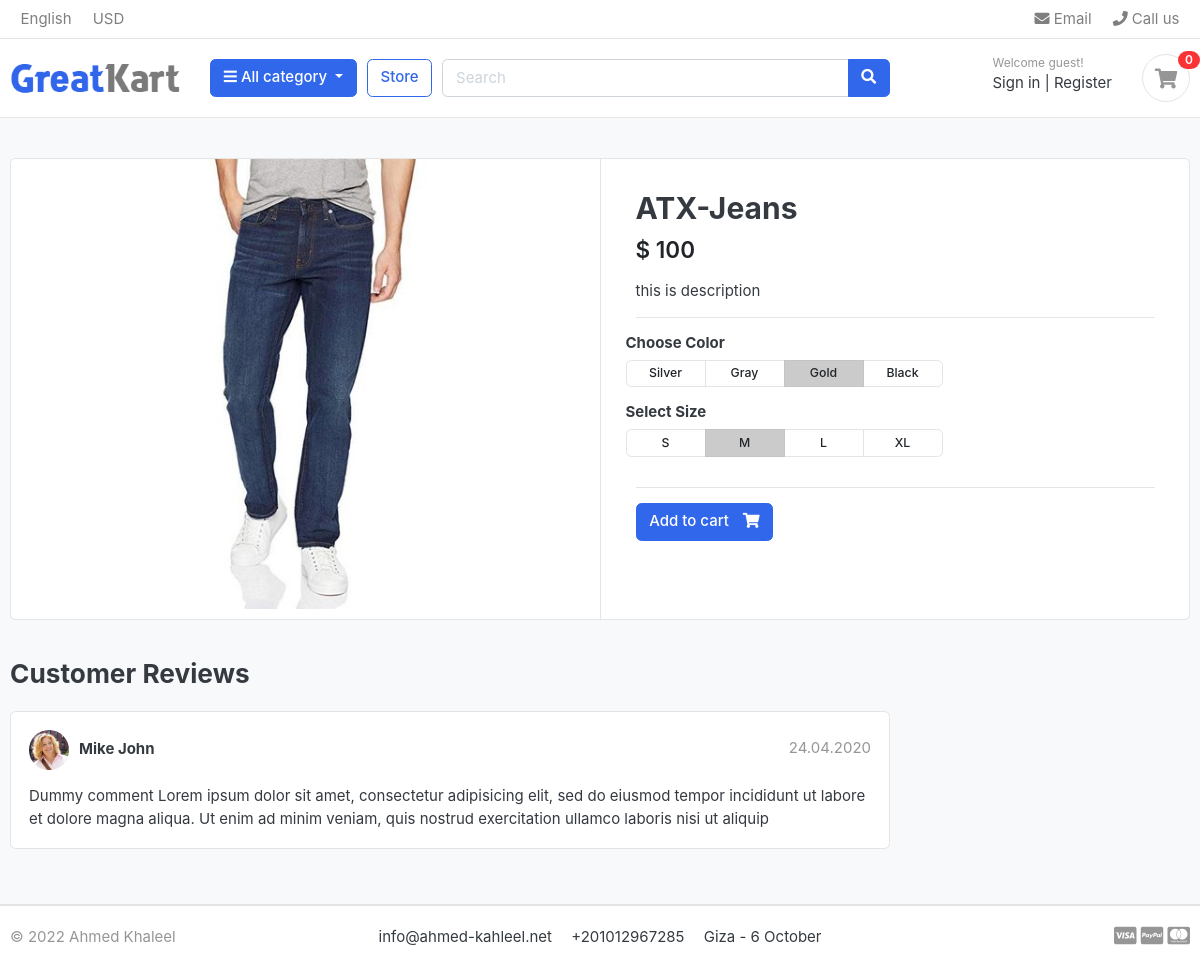
The app's page /store/jeans/atx-jeans/, older data.
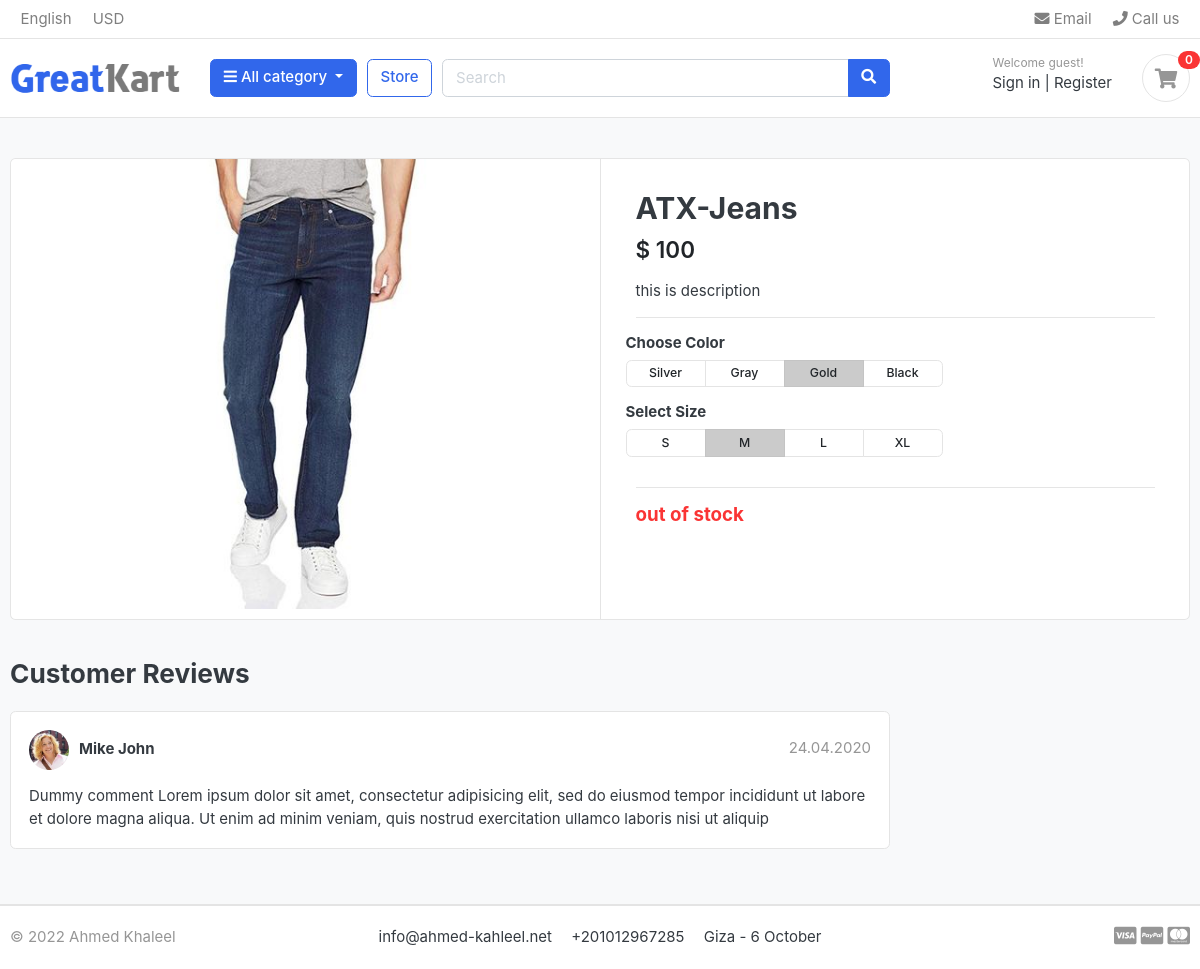
The same page, newer data.
### store/views.py (the view)
# urls.py: path('<slug:category_slug>/<slug:product_slug>/', views.product_detail, name='product_detail'),
def product_detail(request, category_slug, product_slug):
    try:
        single_product = Product.objects.get(category__slug=category_slug, slug=product_slug)
    except Exception as e:
        raise e
    context = {
        'single_product': single_product,
    }
    return render(request, 'store/product_detail.html', context)

### category/context_processors.py (called while the page is built)
def menu_links(request):
    links = Category.objects.all()
    return dict(links=links)

### category/models.py (called while the page is built)
    def get_url(self):
        return reverse('products_by_category', args=[self.slug])

### templates/store/product_detail.html
{% extends 'base.html' %}
{% load static %}
{% block content %}
<section class="section-content padding-y bg">
<div class="container">
<div class="card">
	<div class="row no-gutters">
		<aside class="col-md-6">
<article class="gallery-wrap">
	<div class="img-big-wrap">
	   <a href="#"><img src="{{single_product.images.url}}"></a>
	</div>
</article>
		</aside>
		<main class="col-md-6 border-left">
<article class="content-body">
<h2 class="title">{{single_product.product_name}}</h2>
<div class="mb-3">
	<var class="price h4">$ {{single_product.price}}</var>
</div>
<p> {{single_product.description}} </p>
<hr>
	<div class="row">
		<div class="item-option-select">
			<h6>Choose Color</h6>
			<div class="btn-group btn-group-sm btn-group-toggle" data-toggle="buttons">
			  <label class="btn btn-light">
			    <input type="radio" name="radio_color"> Silver
			  </label>
			  <label class="btn btn-light">
			    <input type="radio" name="radio_color" > Gray
			  </label>
			  <label class="btn btn-light active">
			    <input type="radio" name="radio_color checked"> Gold
			  </label>
			  <label class="btn btn-light">
			    <input type="radio" name="radio_color"> Black
			  </label>
			</div>
		</div>
	</div>
	<div class="row">
		<div class="item-option-select">
			<h6>Select Size</h6>
			<div class="btn-group btn-group-sm btn-group-toggle" data-toggle="buttons">
			  <label class="btn btn-light">
			    <input type="radio" name="radio_color"> S
			  </label>
			  <label class="btn btn-light active">
			    <input type="radio" name="radio_color" checked> M
			  </label>
			  <label class="btn btn-light">
			    <input type="radio" name="radio_color"> L
			  </label>
			  <label class="btn btn-light">
			    <input type="radio" name="radio_color"> XL
			  </label>
			</div>
		</div>
	</div>
	<hr>
	{% if single_product.stock <= 0 %}
		<h5 class="text-danger">out of stock</h5>
	{% else %}
		<a href="./product-detail.html" class="btn  btn-primary"> <span class="text">Add to cart</span> <i class="fas fa-shopping-cart"></i>  </a>
	{% endif %}
</article>
		</main>
	</div>
</div>
<br>
<div class="row">
			<div class="col-md-9">
	<header class="section-heading">
		<h3>Customer Reviews </h3>
	</header>
	<article class="box mb-3">
		<div class="icontext w-100">
			<img src="{% static './images/avatars/avatar1.jpg' %}" class="img-xs icon rounded-circle">
			<div class="text">
				<span class="date text-muted float-md-right">24.04.2020 </span>
				<h6 class="mb-1">Mike John </h6>
			</div>
		</div>
		<div class="mt-3">
			<p>
				Dummy comment Lorem ipsum dolor sit amet, consectetur adipisicing elit, sed do eiusmod
				tempor incididunt ut labore et dolore magna aliqua. Ut enim ad minim veniam,
				quis nostrud exercitation ullamco laboris nisi ut aliquip
			</p>
		</div>
	</article>
	</div>
</div>
</div>
</section>
{% endblock %}

Row changes from the older to the newer data that the page shows:
changed Product "ATX-Jeans": stock 10 → 0 (drawn)
Text that changed along with them:
text no longer shown: "Add to cart"
text now shown: "out of stock"
